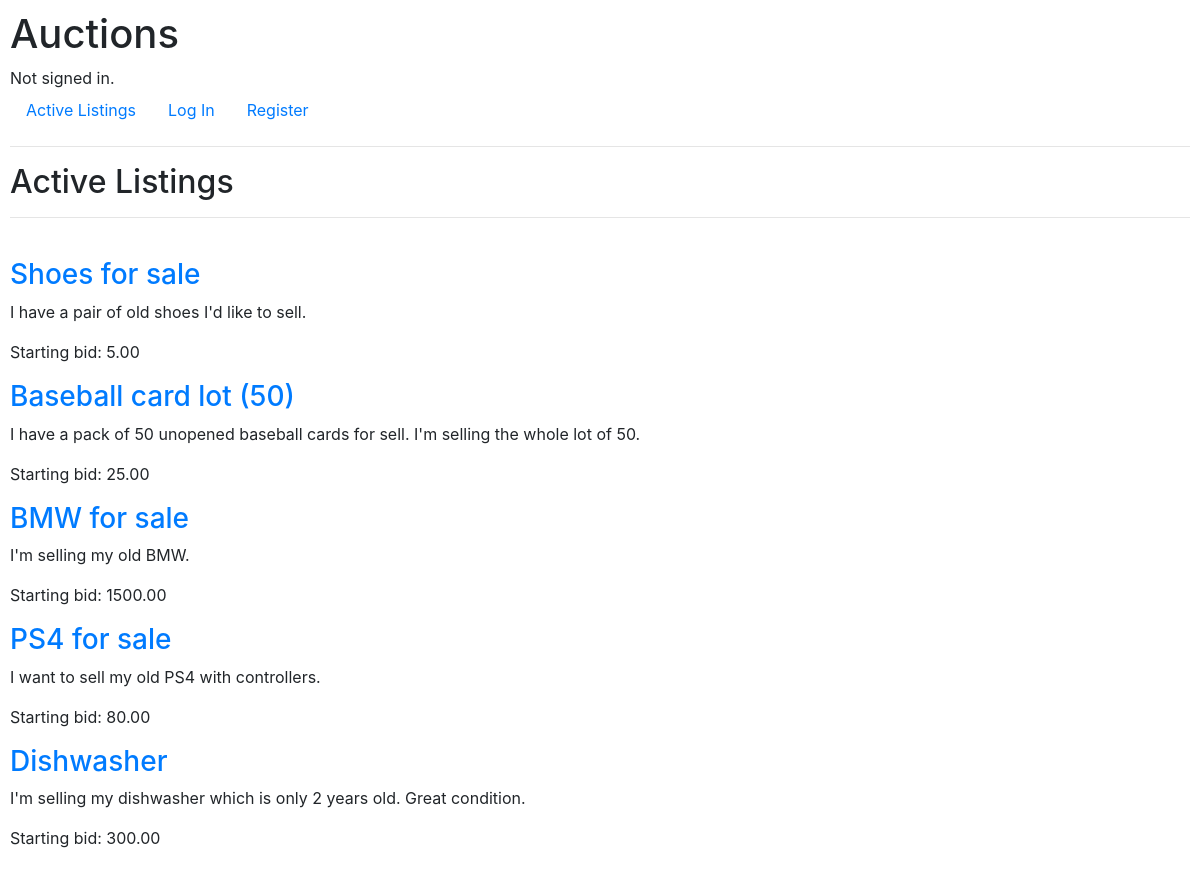
The page / on the database its author committed.
### auctions/models.py (models this page shows, shortened)
class Listing(models.Model):
    title = models.CharField(max_length=200)
    description = models.TextField()
    starting_bid = models.DecimalField(max_digits=10, decimal_places=2)
    image_url = models.URLField(blank=True, null=True)
    category = models.CharField(max_length=50, blank=True, null=True)
    user = models.ForeignKey(User, on_delete=models.CASCADE)
    winner = models.ForeignKey(User, on_delete=models.SET_NULL, null=True, related_name='won_listings')
    active = models.BooleanField(default=True)

### auctions/views.py (the view)
# urls.py: path("", views.index, name="index"),
def index(request):
        active_listings = Listing.objects.filter(active=True)  # This line filters active listings
        return render(request, "auctions/index.html", {'listings': active_listings})

### auctions/templates/auctions/index.html (shortened to what this page needs)
{% extends "auctions/layout.html" %}
{% block body %}
    <h2>Active Listings</h2>
    <hr>
    <br>
<div class="listings">
    {% for listing in listings %}
    <div class="listing">
        <h3><a href="{% url 'listing' listing.id %}">{{ listing.title }}</a></h3>
        <p>{{ listing.description }}</p>
        <p>Starting bid: {{ listing.starting_bid }}</p>
    </div>
    {% endfor %}
</div>
{% endblock %}

### auctions/static/auctions/styles.css (style rules this page uses)
body { padding: 10px; }

### rows shown on the page
Listing: title "Shoes for sale", description "I have a pair of old shoes I'd like to sell.", starting_bid "5.00"
Listing: title "Baseball card lot (50)", description "I have a pack of 50 unopened baseball cards for sell. I'm selling the whole lot of 50.", starting_bid "25.00"
Listing: title "BMW for sale", description "I'm selling my old BMW.", starting_bid "1500.00"
Listing: title "PS4 for sale", description "I want to sell my old PS4 with controllers.", starting_bid "80.00"
Listing: title "Dishwasher", description "I'm selling my dishwasher which is only 2 years old. Great condition.", starting_bid "300.00"
